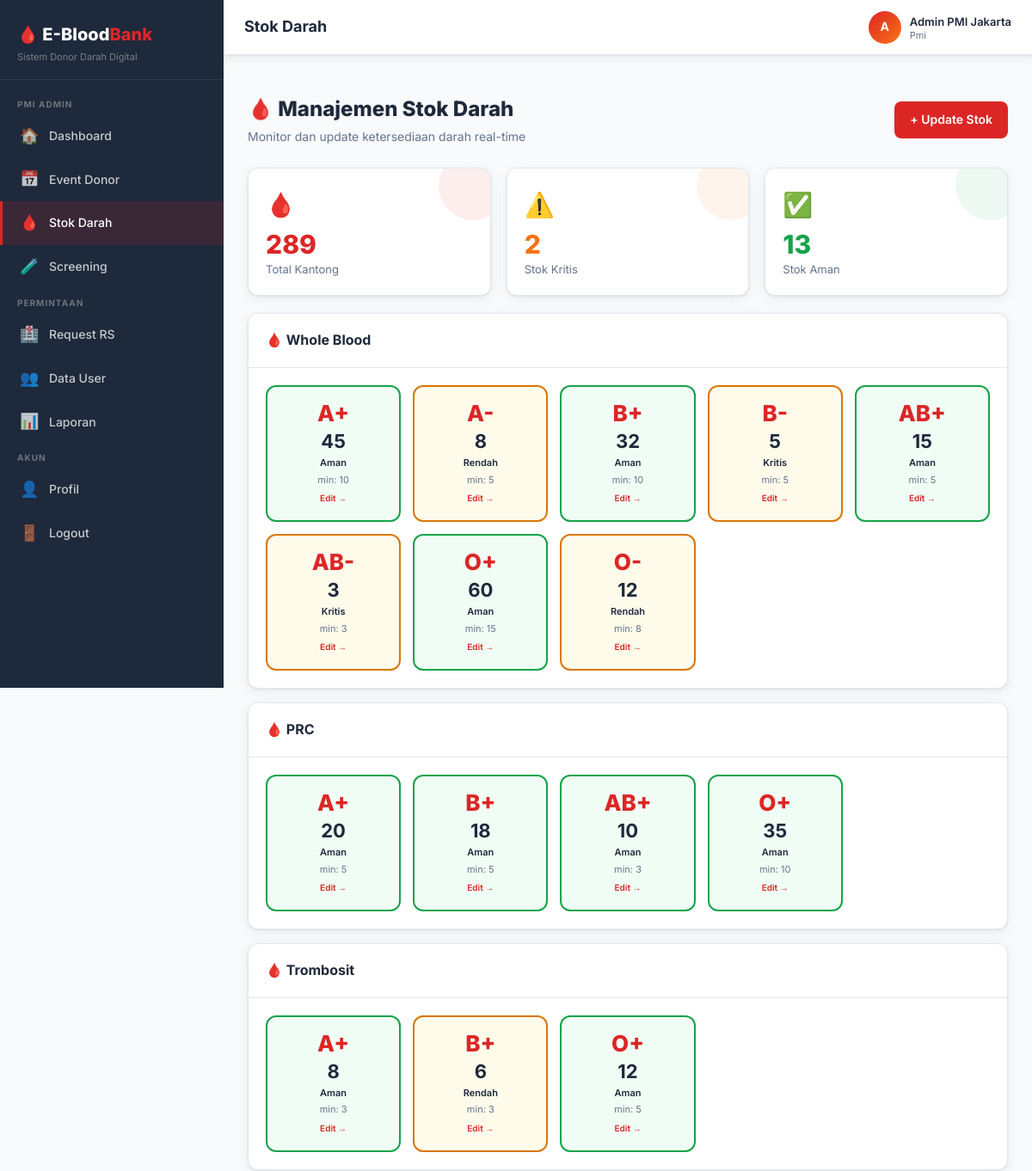
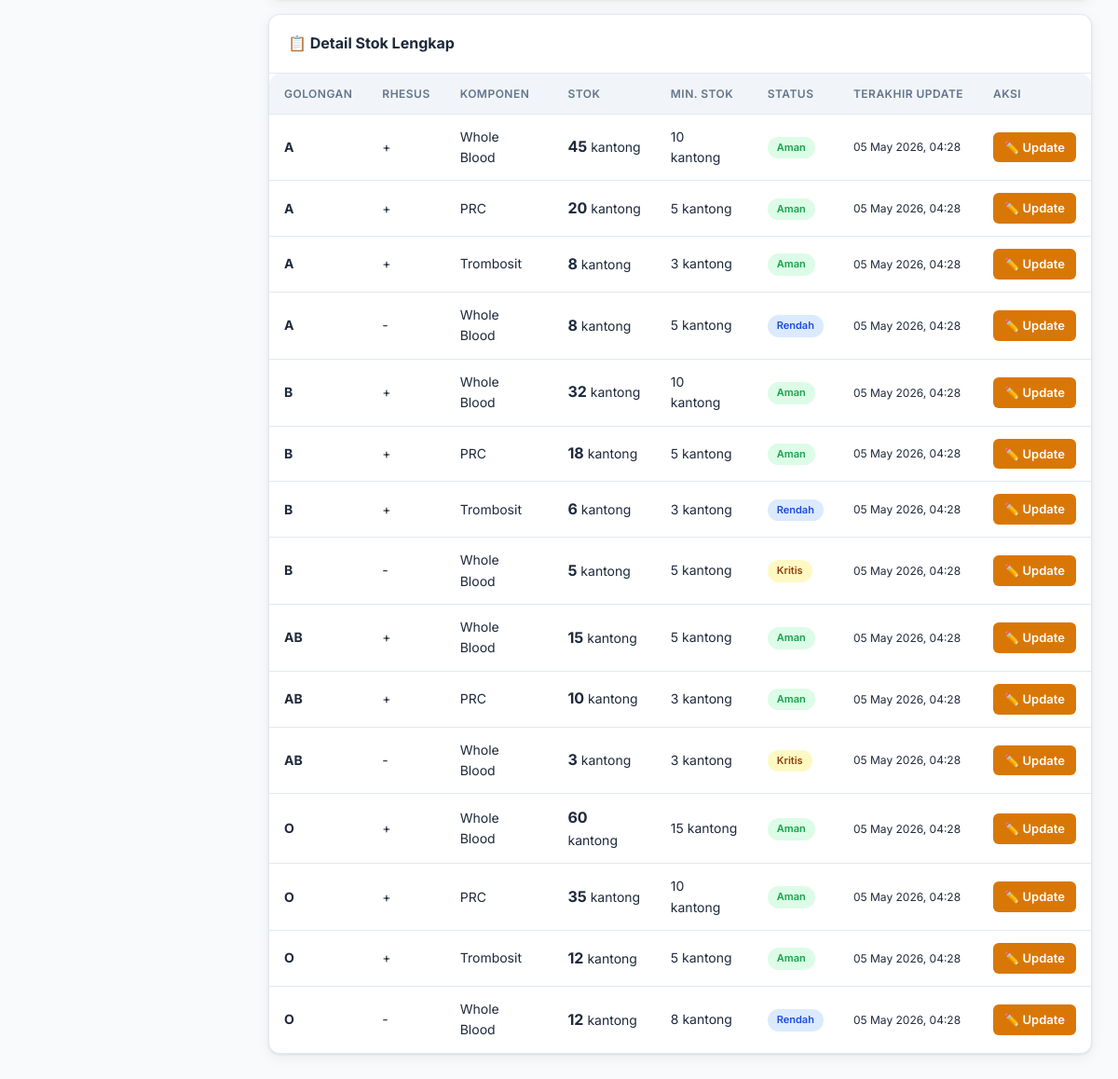
The page /index.php?page=admin_stock (signed in) on the database its author committed (2 pictures, top to bottom).
### tables this page shows
CREATE TABLE IF NOT EXISTS users (
    id INT AUTO_INCREMENT PRIMARY KEY,
    nik VARCHAR(20) UNIQUE,
    name VARCHAR(100) NOT NULL,
    email VARCHAR(100) UNIQUE NOT NULL,
    password VARCHAR(255) NOT NULL,
    role ENUM('donor', 'pmi', 'rs') NOT NULL DEFAULT 'donor',
    blood_type ENUM('A', 'B', 'AB', 'O') DEFAULT NULL,
    rhesus ENUM('+', '-') DEFAULT NULL,
    phone VARCHAR(20),
    address TEXT,
    last_donation DATE DEFAULT NULL,
    total_donations INT DEFAULT 0,
    hospital_name VARCHAR(150) DEFAULT NULL,
    is_active TINYINT(1) DEFAULT 1,
    created_at TIMESTAMP DEFAULT CURRENT_TIMESTAMP,
    updated_at TIMESTAMP DEFAULT CURRENT_TIMESTAMP ON UPDATE CURRENT_TIMESTAMP
);

CREATE TABLE IF NOT EXISTS blood_stock (
    id INT AUTO_INCREMENT PRIMARY KEY,
    blood_type ENUM('A', 'B', 'AB', 'O') NOT NULL,
    rhesus ENUM('+', '-') NOT NULL,
    component ENUM('Whole Blood', 'PRC', 'Trombosit', 'FFP', 'WB') DEFAULT 'Whole Blood',
    quantity INT DEFAULT 0,
    min_stock INT DEFAULT 10,
    updated_at TIMESTAMP DEFAULT CURRENT_TIMESTAMP ON UPDATE CURRENT_TIMESTAMP,
    UNIQUE KEY unique_stock (blood_type, rhesus, component)
);

### index.php (called while the page is built, shortened)
<?php
require_once __DIR__ . '/core/auth.php';
require_once __DIR__ . '/core/helper.php';
require_once __DIR__ . '/routes.php';

### core/auth.php (called while the page is built, shortened)
<?php
require_once __DIR__ . '/helper.php';
function isLoggedIn() {
    return isset($_SESSION['user_id']);
}
function currentUser() {
    $db = getDB();
    $stmt = $db->prepare("SELECT * FROM users WHERE id = ? LIMIT 1");
    $stmt->execute([$_SESSION['user_id']]);
    return $stmt->fetch();
}
function hasRole($role) {
    return isLoggedIn() && $_SESSION['user_role'] === $role;
}

### core/helper.php (called while the page is built, shortened)
<?php
function sanitize($input) {
    return htmlspecialchars(strip_tags(trim($input)), ENT_QUOTES, 'UTF-8');
}
function getStockStatus($qty, $min) {
    if ($qty <= $min)       return ['label' => 'Kritis', 'class' => 'badge-warning'];
    if ($qty <= $min * 2)   return ['label' => 'Rendah', 'class' => 'badge-info'];
    return                         ['label' => 'Aman', 'class' => 'badge-success'];
}
function formatDateTime($dt) {
    return (new DateTime($dt))->format('d M Y, H:i');
}

### modules/stock/list.php (the view, shortened to what this page needs)
<?php
$pageTitle   = 'Stok Darah';
$db = getDB();
$stocks = $db->query("SELECT * FROM blood_stock ORDER BY blood_type, rhesus, component")->fetchAll();
$totalStock = array_sum(array_column($stocks,'quantity'));
$criticalCount = count(array_filter($stocks, fn($s)=>$s['quantity']<=$s['min_stock']));
include __DIR__.'/../../views/layouts/header.php';
?>
<div class="page-header">
  <div><h2>🩸 Manajemen Stok Darah</h2><p>Monitor dan update ketersediaan darah real-time</p></div>
  <a href="/ebloodbank/index.php?page=admin_stock_update" class="btn btn-primary">+ Update Stok</a>
</div>
<div class="stats-grid" style="grid-template-columns:repeat(3,1fr);margin-bottom:20px">
  <div class="stat-card red"><div class="stat-icon">🩸</div><div class="stat-value"><?=$totalStock?></div><div class="stat-label">Total Kantong</div></div>
  <div class="stat-card orange"><div class="stat-icon">⚠️</div><div class="stat-value"><?=$criticalCount?></div><div class="stat-label">Stok Kritis</div></div>
  <div class="stat-card green"><div class="stat-icon">✅</div><div class="stat-value"><?=count($stocks)-$criticalCount?></div><div class="stat-label">Stok Aman</div></div>
</div>
<?php
$components = ['Whole Blood','PRC','Trombosit','FFP'];
foreach($components as $comp):
  $compStocks = array_filter($stocks,fn($s)=>$s['component']===$comp);
  if(empty($compStocks)) continue;
?>
<div class="card" style="margin-bottom:16px">
  <div class="card-header"><h3>🩸 <?=$comp?></h3></div>
  <div class="card-body">
    <div class="blood-grid">
      <?php foreach($compStocks as $s):
        $status = getStockStatus($s['quantity'],$s['min_stock']);
        $label  = $s['blood_type'].$s['rhesus'];
        $class  = str_replace(['badge-success','badge-warning','badge-danger','badge-info'],['safe','low','critical','low'],$status['class']);
      ?>
        <div class="blood-card <?=$class?>">
          <div class="blood-type-label"><?=$label?></div>
          <div class="blood-qty" data-qty="<?=$s['quantity']?>" data-min="<?=$s['min_stock']?>"><?=$s['quantity']?></div>
          <div class="blood-status" style="font-size:11px"><?=$status['label']?></div>
          <div class="blood-component">min: <?=$s['min_stock']?></div>
          <a href="/ebloodbank/index.php?page=admin_stock_update&id=<?=$s['id']?>" style="font-size:10px;color:var(--primary);font-weight:600;display:block;margin-top:4px">Edit →</a>
        </div>
      <?php endforeach; ?>
    </div>
  </div>
</div>
<?php endforeach; ?>
<div class="card">
  <div class="card-header"><h3>📋 Detail Stok Lengkap</h3></div>
  <div class="table-wrap" style="border:none">
    <table id="data-table">
      <thead><tr><th>Golongan</th><th>Rhesus</th><th>Komponen</th><th>Stok</th><th>Min. Stok</th><th>Status</th><th>Terakhir Update</th><th>Aksi</th></tr></thead>
      <tbody>
      <?php foreach($stocks as $s): $status=getStockStatus($s['quantity'],$s['min_stock']); ?>
        <tr>
          <td><strong><?=$s['blood_type']?></strong></td>
          <td><?=$s['rhesus']?></td>
          <td><?=$s['component']?></td>
          <td><strong style="font-size:16px"><?=$s['quantity']?></strong> kantong</td>
          <td><?=$s['min_stock']?> kantong</td>
          <td><span class="badge <?=$status['class']?>"><?=$status['label']?></span></td>
          <td style="font-size:12px"><?=formatDateTime($s['updated_at'])?></td>
          <td><a href="/ebloodbank/index.php?page=admin_stock_update&id=<?=$s['id']?>" class="btn btn-warning btn-sm">✏️ Update</a></td>
        </tr>
      <?php endforeach; ?>
      </tbody>
    </table>
  </div>
</div>
<?php include __DIR__.'/../../views/layouts/footer.php'; ?>

### views/layouts/header.php (shortened to what this page needs)
<?php
$user = currentUser();
$currentPage = $_GET['page'] ?? 'dashboard';
function navItem($icon, $label, $page, $currentPage) {
    $active = $currentPage === $page ? 'active' : '';
    return "<a class='nav-item $active' href='/ebloodbank/index.php?page=$page'>
        <span class='nav-icon'>$icon</span> $label
    </a>";
}
?>
<!DOCTYPE html>
<html lang="id">
<head>
<link rel="stylesheet" href="/ebloodbank/public/css/style.css">
</head>
<body>
<div class="app-layout">
<aside class="sidebar" id="sidebar">
  <div class="sidebar-logo">
    <h2>🩸 E-Blood<span>Bank</span></h2>
    <p>Sistem Donor Darah Digital</p>
  </div>
  <nav class="sidebar-nav">
  <?php if (hasRole('donor')): ?>
    <div class="nav-section">Donor</div>
    <?= navItem('🏠', 'Dashboard', 'dashboard', $currentPage) ?>
    <?= navItem('📅', 'Event Donor', 'events', $currentPage) ?>
    <?= navItem('🎫', 'Booking Saya', 'my_bookings', $currentPage) ?>
    <?= navItem('📋', 'Riwayat Donor', 'history', $currentPage) ?>
    <?= navItem('👤', 'Profil', 'profile', $currentPage) ?>
  <?php elseif (hasRole('pmi')): ?>
    <div class="nav-section">PMI Admin</div>
    <?= navItem('🏠', 'Dashboard', 'admin_dashboard', $currentPage) ?>
    <?= navItem('📅', 'Event Donor', 'admin_events', $currentPage) ?>
    <?= navItem('🩸', 'Stok Darah', 'admin_stock', $currentPage) ?>
    <?= navItem('🧪', 'Screening', 'admin_screening', $currentPage) ?>
    <div class="nav-section">Permintaan</div>
    <?= navItem('🏥', 'Request RS', 'admin_requests', $currentPage) ?>
    <?= navItem('👥', 'Data User', 'admin_users', $currentPage) ?>
    <?= navItem('📊', 'Laporan', 'reports', $currentPage) ?>
  <?php endif; ?>
    <div class="nav-section" style="margin-top:auto">Akun</div>
    <?= navItem('👤', 'Profil', 'profile', $currentPage) ?>
    <a class="nav-item" href="/ebloodbank/index.php?page=logout" data-confirm="Yakin mau logout?">
      <span class="nav-icon">🚪</span> Logout
    </a>
  </nav>
</aside>
<div class="main-content">
  <header class="topbar">
    <div class="d-flex align-center gap-3">
      <div class="topbar-left">
        <h1><?= $pageTitle ?? 'Dashboard' ?></h1>
      </div>
    </div>
    <div class="topbar-right">
      <div class="topbar-user">
        <div class="user-avatar"><?= strtoupper(substr($user['name'] ?? 'U', 0, 1)) ?></div>
        <div class="user-info">
          <strong><?= sanitize($user['name'] ?? '') ?></strong>
          <span><?= ucfirst($user['role'] ?? '') ?></span>
        </div>
      </div>
    </div>
  </header>
  <main class="page-body">

### rows shown on the page
users: name "A", name "Admin PMI Jakarta", role "Pmi"
blood_stock: label "A+", quantity "45", quantity+min_stock "Aman", min_stock "10", blood_type "A", rhesus "+", component "Whole Blood", updated_at "05 May 2026, 04:28"
blood_stock: label "A-", quantity "8", quantity+min_stock "Rendah", min_stock "5", blood_type "A", rhesus "-", component "Whole Blood", updated_at "05 May 2026, 04:28"
blood_stock: label "B+", quantity "32", quantity+min_stock "Aman", min_stock "10", blood_type "B", rhesus "+", component "Whole Blood", updated_at "05 May 2026, 04:28"
blood_stock: label "B-", quantity "5", quantity+min_stock "Kritis", min_stock "5", blood_type "B", rhesus "-", component "Whole Blood", updated_at "05 May 2026, 04:28"
blood_stock: label "AB+", quantity "15", quantity+min_stock "Aman", min_stock "5", blood_type "AB", rhesus "+", component "Whole Blood", updated_at "05 May 2026, 04:28"
blood_stock: label "AB-", quantity "3", quantity+min_stock "Kritis", min_stock "3", blood_type "AB", rhesus "-", component "Whole Blood", updated_at "05 May 2026, 04:28"
blood_stock: label "O+", quantity "60", quantity+min_stock "Aman", min_stock "15", blood_type "O", rhesus "+", component "Whole Blood", updated_at "05 May 2026, 04:28"
blood_stock: label "O-", quantity "12", quantity+min_stock "Rendah", min_stock "8", blood_type "O", rhesus "-", component "Whole Blood", updated_at "05 May 2026, 04:28"
blood_stock: label "A+", quantity "20", quantity+min_stock "Aman", min_stock "5", blood_type "A", rhesus "+", component "PRC", updated_at "05 May 2026, 04:28"
blood_stock: label "B+", quantity "18", quantity+min_stock "Aman", min_stock "5", blood_type "B", rhesus "+", component "PRC", updated_at "05 May 2026, 04:28"
blood_stock: label "AB+", quantity "10", quantity+min_stock "Aman", min_stock "3", blood_type "AB", rhesus "+", component "PRC", updated_at "05 May 2026, 04:28"
blood_stock: label "O+", quantity "35", quantity+min_stock "Aman", min_stock "10", blood_type "O", rhesus "+", component "PRC", updated_at "05 May 2026, 04:28"
blood_stock: label "A+", quantity "8", quantity+min_stock "Aman", min_stock "3", blood_type "A", rhesus "+", component "Trombosit", updated_at "05 May 2026, 04:28"
blood_stock: label "B+", quantity "6", quantity+min_stock "Rendah", min_stock "3", blood_type "B", rhesus "+", component "Trombosit", updated_at "05 May 2026, 04:28"
blood_stock: label "O+", quantity "12", quantity+min_stock "Aman", min_stock "5", blood_type "O", rhesus "+", component "Trombosit", updated_at "05 May 2026, 04:28"

### other values the page prints
$icon "🏠 📅 🩸 🧪 🏥 👥 📊 👤"
$label "Dashboard Event Donor Stok Darah Screening Request RS Data User Laporan Profil"
$pageTitle "Stok Darah"
$totalStock "289"
$criticalCount "2"
count($stocks)-$criticalCount "13"
$comp "Whole Blood"
$comp "PRC"
$comp "Trombosit"
